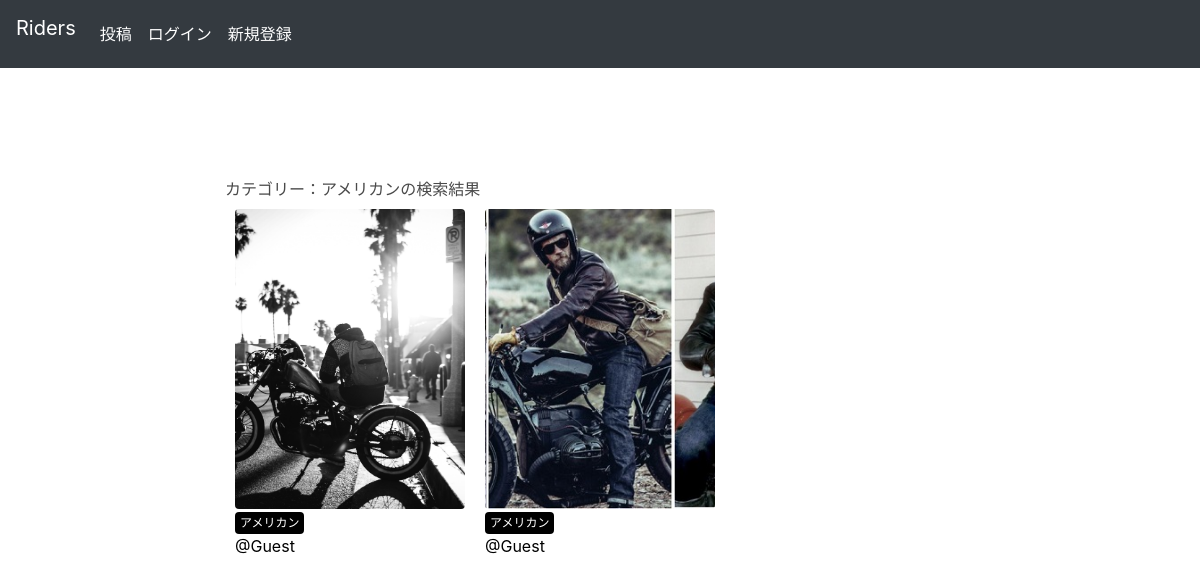
Screenshot of /photos/アメリカン/ with the database file from the repository.
### myapp/models.py (models this page shows)
class Category(models.Model):
    title = models.CharField(max_length=20)
    def __str__(self):
        return self.title

class Photo(models.Model):
    title = models.CharField(max_length=50)
    comment = models.TextField(blank=True)
    image = models.ImageField(upload_to='photos')
    category = models.ForeignKey(Category, on_delete=models.PROTECT)
    user = models.ForeignKey(get_user_model(), on_delete=models.CASCADE)
    created_at = models.DateTimeField(auto_now=True)

### users/models.py (models this page shows)
class User(AbstractBaseUser, PermissionsMixin):
    username = models.CharField('username', unique=True, max_length=20, default='Guest')
    email = models.EmailField("メールアドレス", unique=True)
    is_staff = models.BooleanField("is_staff", default=False)
    is_active = models.BooleanField("is_active", default=True)
    date_joined = models.DateTimeField("date_joined",
                                     default=timezone.now)
    objects = UserManager()
    USERNAME_FIELD = "email"
    EMAIL_FIELD = "email"
    REQUIRED_FIELDS = []
    class Meta:
        verbose_name = "user"
        verbose_name_plural = "users"

### myapp/views.py (the view)
# urls.py: path('photos/<str:category>/', views.photos_category, name='photos_category'),
def photos_category(request, category):
    category = Category.objects.get(title=category)
    photos = Photo.objects.filter(category=category).order_by('-created_at')
    return render(request, 'myapp/index.html', {'photos': photos, 'category': category})

### myapp/templates/myapp/index.html (shortened to what this page needs)
{% extends 'myapp/base.html' %}
{% block content %}
<section class='section'>
</section>
{% if category %}
    <h2>カテゴリー：{{ category.title }}の検索結果</h2>
{% endif %}
{% include 'myapp/photos_list.html' %}
{% endblock %}

### myapp/templates/myapp/photos_list.html (shortened to what this page needs)
<div class='photo-container'>
    {% for photo in photos %}
        <div class='photo'>
            <a href="{% url 'myapp:photos_detail' photo.id %}">
                <img src="{{ photo.image.url }}" alt="some errors occur!" class='photo-img'>
            </a>
            <div class='photo-info'>
                <a href="{% url 'myapp:photos_category' category=photo.category %}" class='category'>{{ photo.category }}</a>
                <a href="{% url 'myapp:users_detail' photo.user.id %}">@{{ photo.user.username }}</a>
            </div>
        </div>
    {% endfor %}
</div>

### static/css/style.css (style rules this page uses)
html, body { margin: 0; }
div { box-sizing: border-box; }
a { text-decoration: none; color: #000; }
.photo { width: calc(100%/3); float: left; padding: 10px; margin-bottom: 15px; }
.photo a { display: block; }
.photo-info .category { display: inline-block; padding: 2px 5px; border-radius: 4px; font-size: 12px; color: #fff; background-color: #000; }
.photo-img { width: 100%; max-width: 500px; height: 300px; object-fit: cover; border-radius: 4px; }

### rows the page displays
Category: title "アメリカン"
Photo: image (picture), category "アメリカン", user.username "Guest"
Photo: image (picture), category "アメリカン", user.username "Guest"
